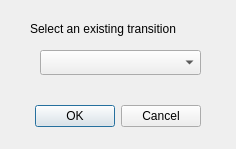
<?xml version="1.0" encoding="UTF-8"?>
<ui version="4.0">
 <class>Dialog</class>
 <widget class="QDialog" name="Dialog">
  <property name="geometry">
   <rect>
    <x>0</x>
    <y>0</y>
    <width>236</width>
    <height>149</height>
   </rect>
  </property>
  <property name="windowTitle">
   <string>DeleteTransition</string>
  </property>
  <widget class="QDialogButtonBox" name="buttonBox">
   <property name="geometry">
    <rect>
     <x>30</x>
     <y>100</y>
     <width>171</width>
     <height>32</height>
    </rect>
   </property>
   <property name="orientation">
    <enum>Qt::Horizontal</enum>
   </property>
   <property name="standardButtons">
    <set>QDialogButtonBox::Cancel|QDialogButtonBox::Ok</set>
   </property>
  </widget>
  <widget class="QLabel" name="label_2">
   <property name="geometry">
    <rect>
     <x>30</x>
     <y>20</y>
     <width>191</width>
     <height>17</height>
    </rect>
   </property>
   <property name="text">
    <string>Select an existing transition</string>
   </property>
  </widget>
  <widget class="QComboBox" name="comboBox">
   <property name="geometry">
    <rect>
     <x>40</x>
     <y>50</y>
     <width>161</width>
     <height>25</height>
    </rect>
   </property>
  </widget>
 </widget>
 <resources/>
 <connections>
  <connection>
   <sender>buttonBox</sender>
   <signal>accepted()</signal>
   <receiver>Dialog</receiver>
   <slot>accept()</slot>
   <hints>
    <hint type="sourcelabel">
     <x>248</x>
     <y>254</y>
    </hint>
    <hint type="destinationlabel">
     <x>157</x>
     <y>274</y>
    </hint>
   </hints>
  </connection>
  <connection>
   <sender>buttonBox</sender>
   <signal>rejected()</signal>
   <receiver>Dialog</receiver>
   <slot>reject()</slot>
   <hints>
    <hint type="sourcelabel">
     <x>316</x>
     <y>260</y>
    </hint>
    <hint type="destinationlabel">
     <x>286</x>
     <y>274</y>
    </hint>
   </hints>
  </connection>
 </connections>
</ui>
